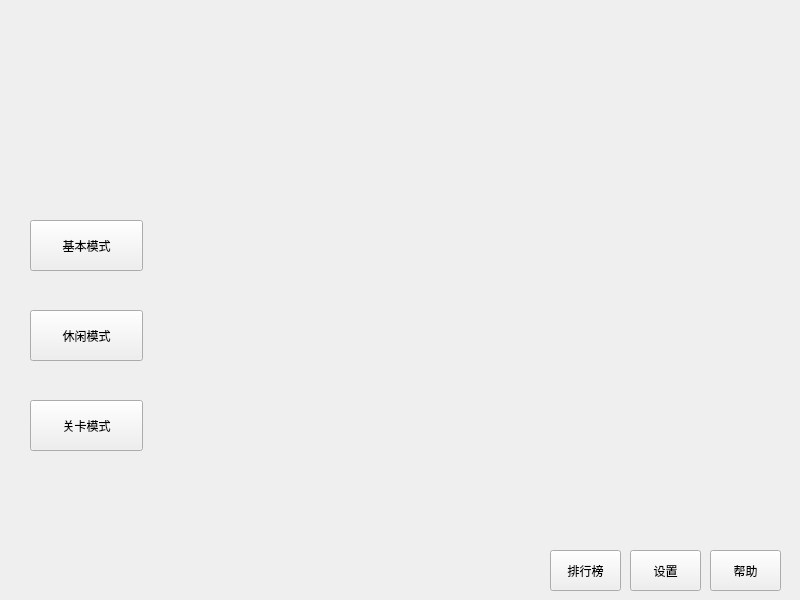
<?xml version="1.0" encoding="UTF-8"?>
<ui version="4.0">
 <class>MainWindow</class>
 <widget class="QMainWindow" name="MainWindow">
  <property name="geometry">
   <rect>
    <x>0</x>
    <y>0</y>
    <width>800</width>
    <height>600</height>
   </rect>
  </property>
  <property name="windowTitle">
   <string>MainWindow</string>
  </property>
  <property name="styleSheet">
   <string notr="true">background-image: url(:/images/res/background1.jpg);</string>
  </property>
  <widget class="QWidget" name="centralWidget">
   <widget class="QPushButton" name="button1">
    <property name="geometry">
     <rect>
      <x>30</x>
      <y>400</y>
      <width>113</width>
      <height>51</height>
     </rect>
    </property>
    <property name="styleSheet">
     <string notr="true">background-image: url();</string>
    </property>
    <property name="text">
     <string>关卡模式</string>
    </property>
   </widget>
   <widget class="QPushButton" name="button2">
    <property name="geometry">
     <rect>
      <x>30</x>
      <y>310</y>
      <width>113</width>
      <height>51</height>
     </rect>
    </property>
    <property name="styleSheet">
     <string notr="true">background-image: url();</string>
    </property>
    <property name="text">
     <string>休闲模式</string>
    </property>
   </widget>
   <widget class="QPushButton" name="button3">
    <property name="geometry">
     <rect>
      <x>30</x>
      <y>220</y>
      <width>113</width>
      <height>51</height>
     </rect>
    </property>
    <property name="styleSheet">
     <string notr="true">background-image: url();</string>
    </property>
    <property name="text">
     <string>基本模式</string>
    </property>
   </widget>
   <widget class="QPushButton" name="pushButton">
    <property name="geometry">
     <rect>
      <x>550</x>
      <y>550</y>
      <width>71</width>
      <height>41</height>
     </rect>
    </property>
    <property name="styleSheet">
     <string notr="true">background-image: url();</string>
    </property>
    <property name="text">
     <string>排行榜</string>
    </property>
   </widget>
   <widget class="QPushButton" name="pushButton_4">
    <property name="geometry">
     <rect>
      <x>630</x>
      <y>550</y>
      <width>71</width>
      <height>41</height>
     </rect>
    </property>
    <property name="styleSheet">
     <string notr="true">background-image: url();</string>
    </property>
    <property name="text">
     <string>设置</string>
    </property>
   </widget>
   <widget class="QPushButton" name="pushButton_5">
    <property name="geometry">
     <rect>
      <x>710</x>
      <y>550</y>
      <width>71</width>
      <height>41</height>
     </rect>
    </property>
    <property name="styleSheet">
     <string notr="true">background-image: url();</string>
    </property>
    <property name="text">
     <string>帮助</string>
    </property>
   </widget>
  </widget>
 </widget>
 <layoutdefault spacing="6" margin="11"/>
 <resources/>
 <connections/>
</ui>
